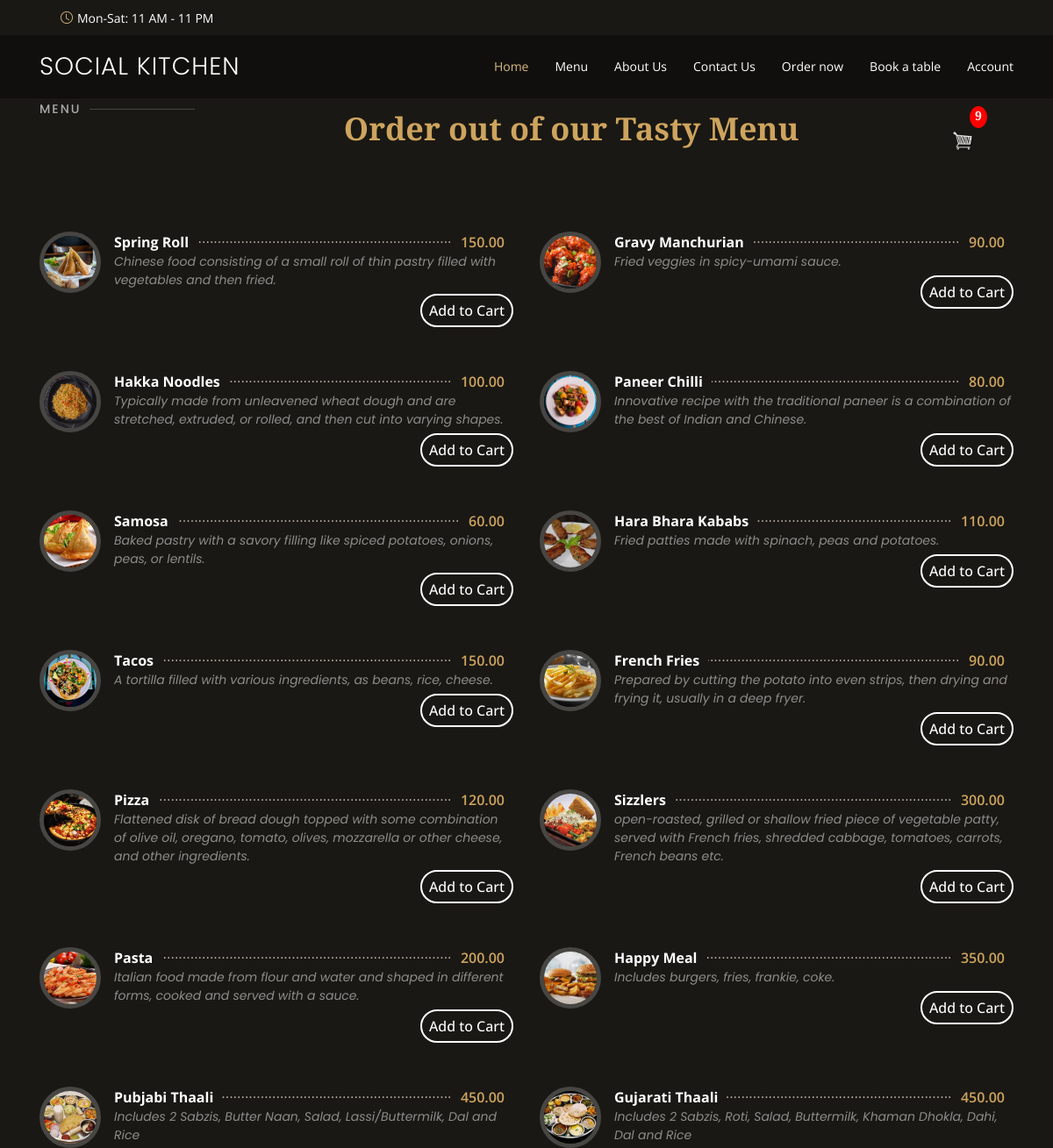
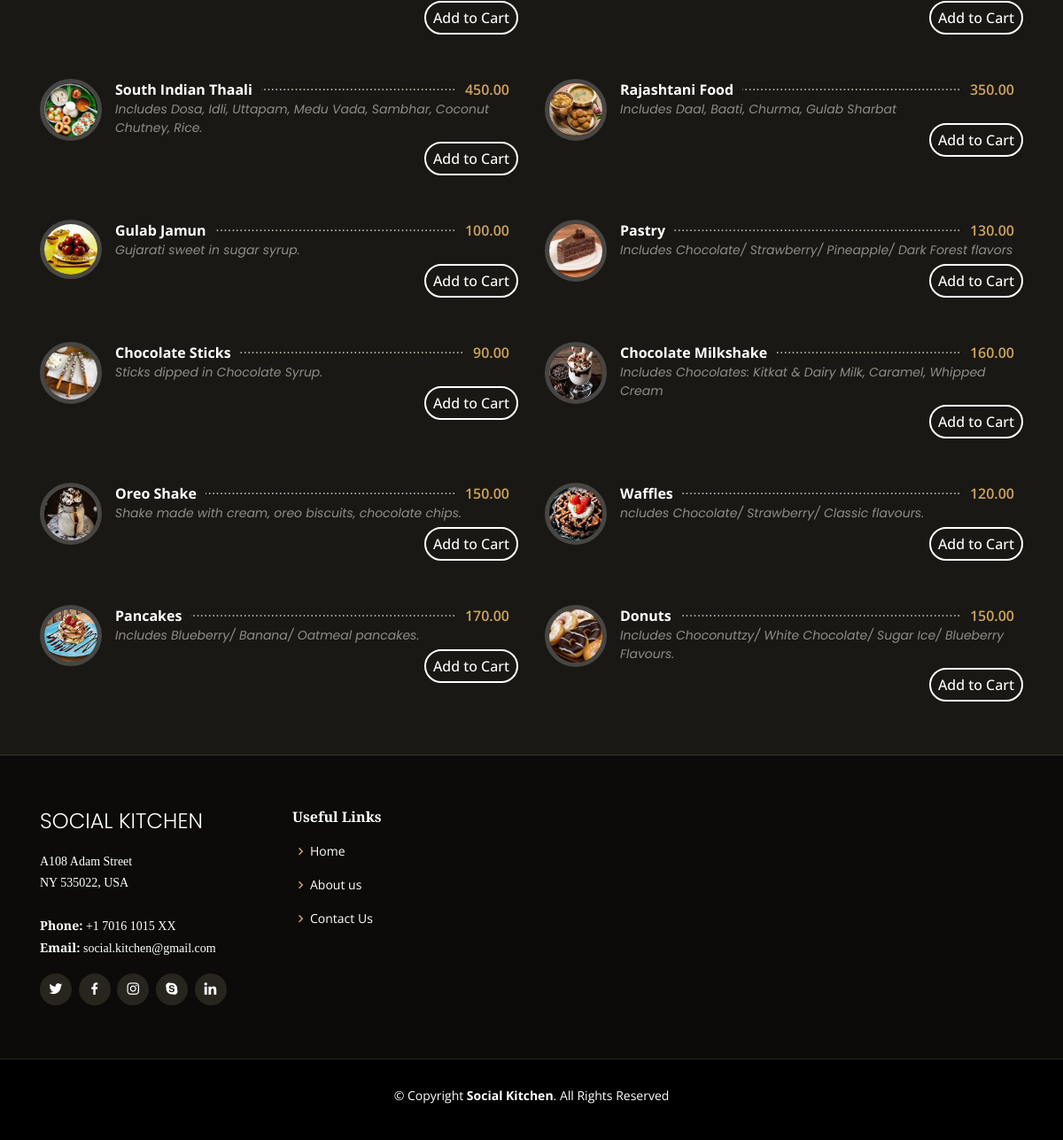
/OrderNow (signed in), run on the app's committed database (2 pictures, top to bottom).
### Home/models.py (models this page shows, shortened)
class Dish(models.Model):
    name = models.CharField(max_length=100,null=True,blank=True)
    price = models.DecimalField(max_digits=25, decimal_places=2,null=True,blank=True)
    description = models.TextField(max_length=400,null=True,blank=True)
    category =models.ForeignKey(DishCategory, on_delete=models.CASCADE,null=True,blank=True)
    image = models.ImageField( null = True)

### Home/views.py (the view)
# urls.py: path('OrderNow',views.OrderNow,name = 'OrderNow'),
def OrderNow(request):
    if request.user.is_authenticated:
        customer = request.user.customer
        order , created = Order.objects.get_or_create(customer=customer)
        items = order.orderitem_set.all()
        cartItems = order.get_cart_items
    else:
        items=[]
        order = {'get_Cart_total' :0 }
        cartItems = order['get_Cart_total']
    Dishes = Dish.objects.all()
    context = {'Dishes':Dishes , 'cartItems': cartItems }
    return render (request,'ordernow.html', context )

### Home/models.py (called while the page is built)
    @property
    def get_cart_items(self):
        orderitems = self.orderitem_set.all()
        total = sum([item.quantity for item in orderitems])
        return total

### templates/ordernow.html (shortened to what this page needs)
{% extends 'main.html' %}
{% load static %}
{% block content %}
<link href="{% static 'css/ordernow.css' %}" rel="stylesheet">
<section id="menu" class="menu section-bg">
  <div class="container " >
    <div class="section-title d-flex justify-content-between">
      <h2>Menu</h2>
      <p>Order out of our Tasty Menu</p>
      <div class="form-inline my-2 my-lg-0 basket ">
        <a href="{% url 'Cart' %}">
          <p id="cart-total">{{cartItems}}</p>
          <img id="cart-icon" src="{% static 'img/cart.png' %}">
        </a>
      </div>
    </div>
    <div class="row menu-container" data-aos="fade-up" data-aos-delay="200">
      {% for Dish in Dishes %}
      <div class="col-lg-6 menu-item filter-starters">
        <img src="{{Dish.image.url}} " class="menu-img" alt="" />
        <div class="menu-content">
          <a href="#">{{Dish.name}}</a><span>{{Dish.price|floatformat:2}}</span>
        </div>
        <div class="menu-ingredients">
          {{Dish.description}}
        </div>
        <button data-Dish={{Dish.id}} data-action="add" class="btn btn-outline-secondary cart update-cart" name="update_button">
          Add to Cart
        </button>
      </div>
      {% endfor %}
</section>
{% endblock content %}

### static/css/styletest.css (style rules this page uses)
body { font-family: "Open Sans", sans-serif; background: #0c0b09; color: #fff; }
a { color: #cda45e; text-decoration: none; }
h1, h2, h3, h4, h5, h6 { font-family: "Playfair Display", serif; }
section { padding: 60px 0; overflow: hidden; }
.section-bg { background-color: #1a1814; }
.section-title { padding-bottom: 40px; padding-top:60px; }
.section-title h2 { font-size: 14px; font-weight: 500; padding: 0; line-height: 1px; margin: 0 0 5px 0; letter-spacing: 2px; text-transform: uppercase; color: #aaaaaa; font-family: "Poppins", sans-serif; }
.section-title h2::after { content: ""; width: 120px; height: 1px; display: inline-block; background: rgba(255, 255, 255, 0.2); margin: 4px 10px; }
.section-title p { margin: 0; margin: 0; font-size: 36px; font-weight: 700; font-family: "Playfair Display", serif; color: #cda45e; }
.menu .menu-item { margin-top: 50px; }
.menu .menu-img { width: 70px; border-radius: 50%; float: left; border: 5px solid rgba(255, 255, 255, 0.2); }
.menu .menu-content { margin-left: 85px; overflow: hidden; display: flex; justify-content: space-between; position: relative; }
.menu .menu-content::after { content: "......................................................................" "...................................................................." "...................................................................."; position: absolute; left: 20px; right: 0; top: -4px; z-index: 1; color: #bab3a6; font-family: Arial, "Helvetica Neue", Helvetica, sans-serif; }
.menu .menu-content a { padding-right: 10px; background: #1a1814; position: relative; z-index: 3; font-weight: 700; color: white; transition: 0.3s; }
.menu .menu-content span { background: #1a1814; position: relative; z-index: 3; padding: 0 10px; font-weight: 600; color: #cda45e; }
.menu .menu-ingredients { margin-left: 85px; font-style: italic; font-size: 14px; font-family: "Poppins", sans-serif; color: rgba(255, 255, 255, 0.5); }
#cart-icon { width:25px; display: inline-block; margin-left: 15px; }
#cart-total { display: block; text-align: center; color:#fff; background-color: red; width: 20px; height: 25px; border-radius: 50%; font-size: 14px; margin-left: 35px; }

### static/css/ordernow.css (style rules this page uses)
.cart { float: right; margin: 5px 0 0 5px; border: 2px solid #ffffff; color: white; background-color: #1a1814; border-radius: 20px; padding: 5px 8px; font-weight: 500; }
.basket { margin-right: 30px; }

### data on the page
Dish: image (picture), name "Spring Roll", price "150.00", description "Chinese food consisting of a small roll of thin pastry filled with vegetables and then fried."
Dish: image (picture), name "Gravy Manchurian", price "90.00", description "Fried veggies in spicy-umami sauce."
Dish: image (picture), name "Hakka Noodles", price "100.00", description "Typically made from unleavened wheat dough and are stretched, extruded, or rolled, and then cut into varying shapes."
Dish: image (picture), name "Paneer Chilli", price "80.00", description "Innovative recipe with the traditional paneer is a combination of the best of Indian and Chinese."
Dish: image (picture), name "Samosa", price "60.00", description "Baked pastry with a savory filling like spiced potatoes, onions, peas, or lentils."
Dish: image (picture), name "Hara Bhara Kababs", price "110.00", description "Fried patties made with spinach, peas and potatoes."
Dish: image (picture), name "Tacos", price "150.00", description "A tortilla filled with various ingredients, as beans, rice, cheese."
Dish: image (picture), name "French Fries", price "90.00", description "Prepared by cutting the potato into even strips, then drying and frying it, usually in a deep fryer."
Dish: image (picture), name "Pizza", price "120.00", description "Flattened disk of bread dough topped with some combination of olive oil, oregano, tomato, olives, mozzarella or other cheese, and other ingredients."
Dish: image (picture), name "Sizzlers", price "300.00", description "open-roasted, grilled or shallow fried piece of vegetable patty, served with French fries, shredded cabbage, tomatoes, carrots, French beans etc."
Dish: image (picture), name "Pasta", price "200.00", description "Italian food made from flour and water and shaped in different forms, cooked and served with a sauce."
Dish: image (picture), name "Happy Meal", price "350.00", description "Includes burgers, fries, frankie, coke."
Dish: image (picture), name "Pubjabi Thaali", price "450.00", description "Includes 2 Sabzis, Butter Naan, Salad, Lassi/Buttermilk, Dal and Rice"
Dish: image (picture), name "Gujarati Thaali", price "450.00", description "Includes 2 Sabzis, Roti, Salad, Buttermilk, Khaman Dhokla, Dahi, Dal and Rice"
Dish: image (picture), name "South Indian Thaali", price "450.00", description "Includes Dosa, Idli, Uttapam, Medu Vada, Sambhar, Coconut Chutney, Rice."
Dish: image (picture), name "Rajashtani Food", price "350.00", description "Includes Daal, Baati, Churma, Gulab Sharbat"
Dish: image (picture), name "Gulab Jamun", price "100.00", description "Gujarati sweet in sugar syrup."
Dish: image (picture), name "Pastry", price "130.00", description "Includes Chocolate/ Strawberry/ Pineapple/ Dark Forest flavors"
Dish: image (picture), name "Chocolate Sticks", price "90.00", description "Sticks dipped in Chocolate Syrup."
Dish: image (picture), name "Chocolate Milkshake", price "160.00", description "Includes Chocolates: Kitkat & Dairy Milk, Caramel, Whipped Cream"
Dish: image (picture), name "Oreo Shake", price "150.00", description "Shake made with cream, oreo biscuits, chocolate chips."
Dish: image (picture), name "Waffles", price "120.00", description "ncludes Chocolate/ Strawberry/ Classic flavours."
Dish: image (picture), name "Pancakes", price "170.00", description "Includes Blueberry/ Banana/ Oatmeal pancakes."
Dish: image (picture), name "Donuts", price "150.00", description "Includes Choconuttzy/ White Chocolate/ Sugar Ice/ Blueberry Flavours."

### other printed values
{{ cartItems }} "9"
